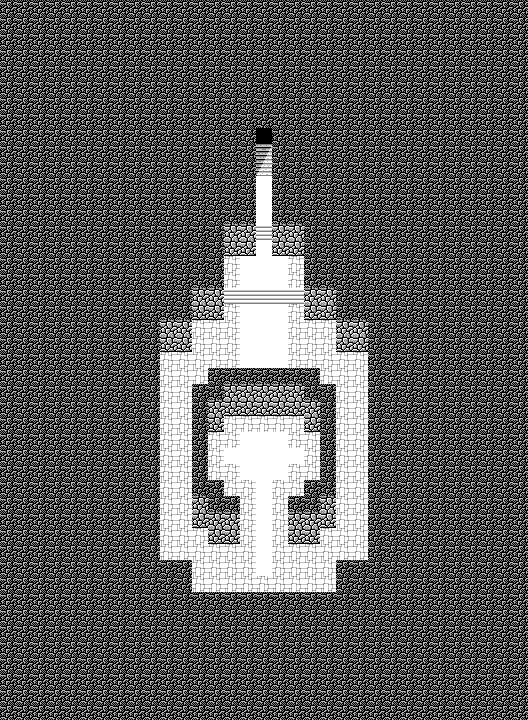

A level layout from a 2D game, rendered from its tile map. Below: a short description, then the map file with tile-grid data replaced by summaries:
An orthogonal 33x45 tile map with 16x16 px tiles, 2 tile layers (Tile Layer 1, Tile Layer 2), 2 tilesets and 4 objects (Ceiling, Event, Target, Character).

<map version="1.0" orientation="orthogonal" renderorder="right-down" width="33" height="45" tilewidth="16" tileheight="16" nextobjectid="109">
 <properties>
  <property name="bgm" value="elemental_dungeons" />
  <property name="encounter" value="encounterset_level12_danger01" />
  <property name="name" value="Phoenix Dungeon" />
 </properties>
 <tileset firstgid="1" source="../tilesets/lower.tsx" />
 <tileset firstgid="176" source="../tilesets/upper.tsx" />
 <layer name="Tile Layer 1" width="33" height="45">
  <properties>
   <property name="z" value="0" />
  </properties>
  <data>[1485 cells, 1485 non-empty, 9 distinct tile ids]</data>
 </layer>
 <layer name="Tile Layer 2" width="33" height="45">
  <properties>
   <property name="z" value=".5" />
  </properties>
  <data>[1485 cells, 0 non-empty, 0 distinct tile ids]</data>
 </layer>
 <objectgroup name="Object Layer 1">
  <object id="105" name="room" type="Ceiling" x="192" y="384">
   <properties>
    <property name="roofID" value="157" />
    <property name="roofTileset" value="lower" />
   </properties>
   <polygon points="16,0 128,0 128,128 16,128" />
  </object>
  <object id="106" name="tele" type="Event" x="256" y="128" width="16" height="16">
   <properties>
    <property name="onCollide" value="targetTele('world5/fire01.tmx', 'stairs')" />
   </properties>
  </object>
  <object id="107" name="stairs" type="Target" x="256" y="144" width="16" height="16" />
  <object id="108" name="shiva" type="Character" x="256" y="448" width="16" height="16">
   <properties>
    <property name="appearance" value="anim_moloch" />
    <property name="face" value="SOUTH" />
    <property name="hide" value="return getSwitch('moloch2_dead')" />
    <property name="onInteract" value="play('world5/moloch2.lua')" />
   </properties>
  </object>
 </objectgroup>
</map>
